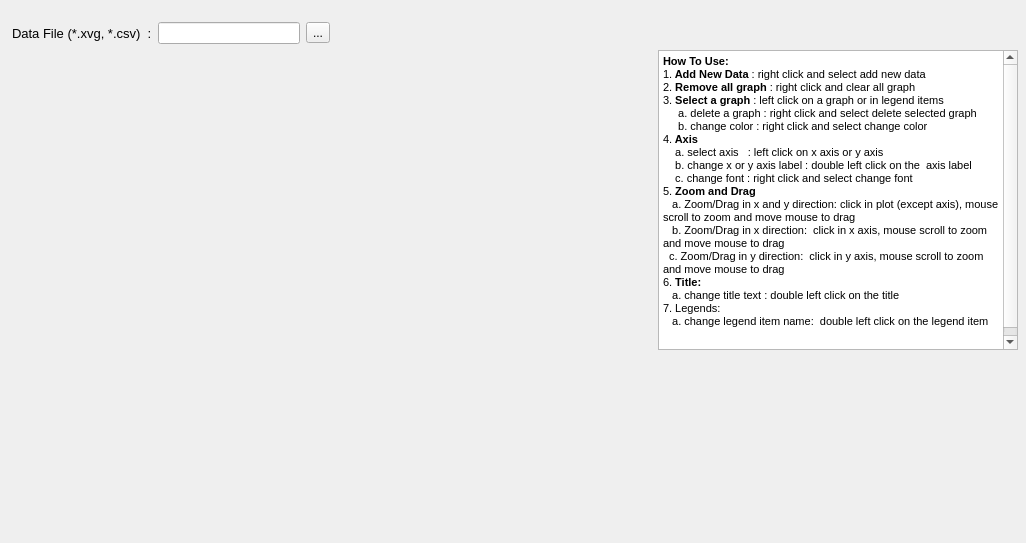
<?xml version="1.0" encoding="UTF-8"?>
<ui version="4.0">
 <class>FormPlot</class>
 <widget class="QWidget" name="FormPlot">
  <property name="windowModality">
   <enum>Qt::WindowModal</enum>
  </property>
  <property name="geometry">
   <rect>
    <x>0</x>
    <y>0</y>
    <width>1026</width>
    <height>543</height>
   </rect>
  </property>
  <property name="sizePolicy">
   <sizepolicy hsizetype="Fixed" vsizetype="Fixed">
    <horstretch>0</horstretch>
    <verstretch>0</verstretch>
   </sizepolicy>
  </property>
  <property name="windowTitle">
   <string>PlotUP</string>
  </property>
  <widget class="QCustomPlot" name="CustomPlot_widget" native="true">
   <property name="geometry">
    <rect>
     <x>12</x>
     <y>50</y>
     <width>640</width>
     <height>480</height>
    </rect>
   </property>
   <property name="sizePolicy">
    <sizepolicy hsizetype="Fixed" vsizetype="Fixed">
     <horstretch>0</horstretch>
     <verstretch>0</verstretch>
    </sizepolicy>
   </property>
   <property name="minimumSize">
    <size>
     <width>640</width>
     <height>480</height>
    </size>
   </property>
  </widget>
  <widget class="QWidget" name="layoutWidget">
   <property name="geometry">
    <rect>
     <x>12</x>
     <y>22</y>
     <width>318</width>
     <height>22</height>
    </rect>
   </property>
   <property name="sizePolicy">
    <sizepolicy hsizetype="Fixed" vsizetype="Fixed">
     <horstretch>0</horstretch>
     <verstretch>0</verstretch>
    </sizepolicy>
   </property>
   <layout class="QHBoxLayout" name="horizontalLayout">
    <item>
     <widget class="QLabel" name="label">
      <property name="font">
       <font>
        <pointsize>10</pointsize>
       </font>
      </property>
      <property name="text">
       <string>Data File (*.xvg, *.csv)  :</string>
      </property>
     </widget>
    </item>
    <item>
     <widget class="QLineEdit" name="fileXVG_lineEdit"/>
    </item>
    <item>
     <widget class="QToolButton" name="openInputData_toolButton">
      <property name="text">
       <string>...</string>
      </property>
     </widget>
    </item>
   </layout>
  </widget>
  <widget class="QTextEdit" name="textEdit">
   <property name="geometry">
    <rect>
     <x>658</x>
     <y>50</y>
     <width>360</width>
     <height>300</height>
    </rect>
   </property>
   <property name="minimumSize">
    <size>
     <width>360</width>
     <height>300</height>
    </size>
   </property>
   <property name="readOnly">
    <bool>true</bool>
   </property>
   <property name="html">
    <string>&lt;!DOCTYPE HTML PUBLIC &quot;-//W3C//DTD HTML 4.0//EN&quot; &quot;http://www.w3.org/TR/REC-html40/strict.dtd&quot;&gt;
&lt;html&gt;&lt;head&gt;&lt;meta name=&quot;qrichtext&quot; content=&quot;1&quot; /&gt;&lt;style type=&quot;text/css&quot;&gt;
p, li { white-space: pre-wrap; }
&lt;/style&gt;&lt;/head&gt;&lt;body style=&quot; font-family:'MS Shell Dlg 2'; font-size:8.25pt; font-weight:400; font-style:normal;&quot;&gt;
&lt;p style=&quot; margin-top:0px; margin-bottom:0px; margin-left:0px; margin-right:0px; -qt-block-indent:0; text-indent:0px;&quot;&gt;&lt;span style=&quot; font-weight:600;&quot;&gt;How To Use:&lt;/span&gt;&lt;/p&gt;
&lt;p style=&quot; margin-top:0px; margin-bottom:0px; margin-left:0px; margin-right:0px; -qt-block-indent:0; text-indent:0px;&quot;&gt;1.&lt;span style=&quot; font-weight:600;&quot;&gt; Add New Data&lt;/span&gt; : right click and select add new data&lt;/p&gt;
&lt;p style=&quot; margin-top:0px; margin-bottom:0px; margin-left:0px; margin-right:0px; -qt-block-indent:0; text-indent:0px;&quot;&gt;2.&lt;span style=&quot; font-weight:600;&quot;&gt; Remove all graph&lt;/span&gt; : right click and clear all graph&lt;/p&gt;
&lt;p style=&quot; margin-top:0px; margin-bottom:0px; margin-left:0px; margin-right:0px; -qt-block-indent:0; text-indent:0px;&quot;&gt;3.&lt;span style=&quot; font-weight:600;&quot;&gt; Select a graph &lt;/span&gt;: left click on a graph or in legend items&lt;/p&gt;
&lt;p style=&quot; margin-top:0px; margin-bottom:0px; margin-left:0px; margin-right:0px; -qt-block-indent:0; text-indent:0px;&quot;&gt;     a. delete a graph : right click and select delete selected graph&lt;/p&gt;
&lt;p style=&quot; margin-top:0px; margin-bottom:0px; margin-left:0px; margin-right:0px; -qt-block-indent:0; text-indent:0px;&quot;&gt;     b. change color : right click and select change color&lt;/p&gt;
&lt;p style=&quot; margin-top:0px; margin-bottom:0px; margin-left:0px; margin-right:0px; -qt-block-indent:0; text-indent:0px;&quot;&gt;4.&lt;span style=&quot; font-weight:600;&quot;&gt; Axis &lt;/span&gt;&lt;/p&gt;
&lt;p style=&quot; margin-top:0px; margin-bottom:0px; margin-left:0px; margin-right:0px; -qt-block-indent:0; text-indent:0px;&quot;&gt;    a. select axis   : left click on x axis or y axis&lt;/p&gt;
&lt;p style=&quot; margin-top:0px; margin-bottom:0px; margin-left:0px; margin-right:0px; -qt-block-indent:0; text-indent:0px;&quot;&gt;    b. change x or y axis label : double left click on the  axis label&lt;/p&gt;
&lt;p style=&quot; margin-top:0px; margin-bottom:0px; margin-left:0px; margin-right:0px; -qt-block-indent:0; text-indent:0px;&quot;&gt;    c. change font : right click and select change font&lt;/p&gt;
&lt;p style=&quot; margin-top:0px; margin-bottom:0px; margin-left:0px; margin-right:0px; -qt-block-indent:0; text-indent:0px;&quot;&gt;5.&lt;span style=&quot; font-weight:600;&quot;&gt; Zoom and Drag&lt;/span&gt;&lt;/p&gt;
&lt;p style=&quot; margin-top:0px; margin-bottom:0px; margin-left:0px; margin-right:0px; -qt-block-indent:0; text-indent:0px;&quot;&gt;   a. Zoom/Drag in x and y direction: click in plot (except axis), mouse scroll to zoom and move mouse to drag&lt;/p&gt;
&lt;p style=&quot; margin-top:0px; margin-bottom:0px; margin-left:0px; margin-right:0px; -qt-block-indent:0; text-indent:0px;&quot;&gt;   b. Zoom/Drag in x direction:  click in x axis, mouse scroll to zoom and move mouse to drag&lt;/p&gt;
&lt;p style=&quot; margin-top:0px; margin-bottom:0px; margin-left:0px; margin-right:0px; -qt-block-indent:0; text-indent:0px;&quot;&gt;  c. Zoom/Drag in y direction:  click in y axis, mouse scroll to zoom and move mouse to drag&lt;/p&gt;
&lt;p style=&quot; margin-top:0px; margin-bottom:0px; margin-left:0px; margin-right:0px; -qt-block-indent:0; text-indent:0px;&quot;&gt;6.&lt;span style=&quot; font-weight:600;&quot;&gt; Title:&lt;/span&gt;&lt;/p&gt;
&lt;p style=&quot; margin-top:0px; margin-bottom:0px; margin-left:0px; margin-right:0px; -qt-block-indent:0; text-indent:0px;&quot;&gt;   a. change title text : double left click on the title&lt;/p&gt;
&lt;p style=&quot; margin-top:0px; margin-bottom:0px; margin-left:0px; margin-right:0px; -qt-block-indent:0; text-indent:0px;&quot;&gt;7. Legends:&lt;/p&gt;
&lt;p style=&quot; margin-top:0px; margin-bottom:0px; margin-left:0px; margin-right:0px; -qt-block-indent:0; text-indent:0px;&quot;&gt;   a. change legend item name:  double left click on the legend item &lt;/p&gt;
&lt;p style=&quot;-qt-paragraph-type:empty; margin-top:0px; margin-bottom:0px; margin-left:0px; margin-right:0px; -qt-block-indent:0; text-indent:0px;&quot;&gt;&lt;br /&gt;&lt;/p&gt;
&lt;p style=&quot;-qt-paragraph-type:empty; margin-top:0px; margin-bottom:0px; margin-left:0px; margin-right:0px; -qt-block-indent:0; text-indent:0px;&quot;&gt;&lt;br /&gt;&lt;/p&gt;&lt;/body&gt;&lt;/html&gt;</string>
   </property>
  </widget>
 </widget>
 <customwidgets>
  <customwidget>
   <class>QCustomPlot</class>
   <extends>QWidget</extends>
   <header location="global">qcustomplot.h</header>
   <container>1</container>
  </customwidget>
 </customwidgets>
 <resources/>
 <connections/>
</ui>
